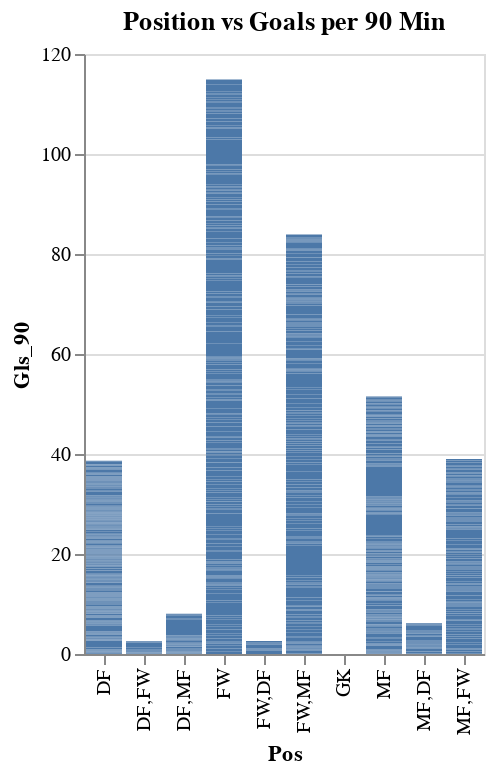

Notebook source saved alongside this figure:
### Code cell
# interactivity
alt.Chart(df).mark_bar().encode(
    alt.X("Pos"),
    alt.Y("Gls_90:Q"),
).properties(
    title = "Position vs Goals per 90 Min"
)

### Figure 1 — Vega-Lite specification as saved in the notebook (floating-point values rounded to 4 significant figures; data arrays with more than 128 entries replaced by an {"elided": "..."} marker saying what was removed)
{"config": {"view": {"continuousWidth": 300, "continuousHeight": 300}}, "data": {"name": "data-ed4b2800e5b3c2af4e031ddb61e31b3d"}, "mark": {"type": "bar"}, "encoding": {"x": {"field": "Pos", "type": "nominal"}, "y": {"field": "Gls_90", "type": "quantitative"}}, "title": "Position vs Goals per 90 Min", "$schema": "https://vega.github.io/schema/vega-lite/v5.8.0.json", "datasets": {"data-ed4b2800e5b3c2af4e031ddb61e31b3d": {"elided": "2852 records"}}}
